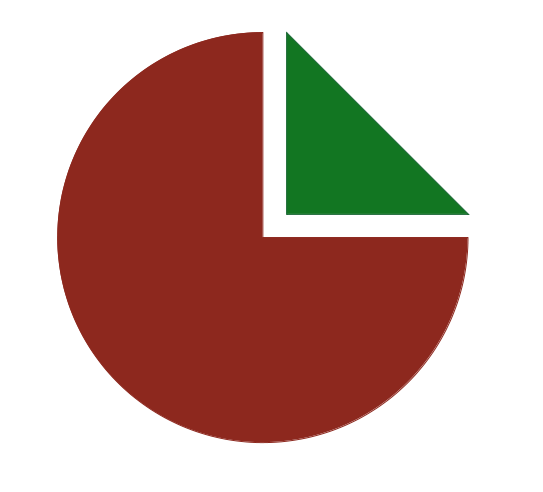
#> input picture Dec25_CV/circle.png, 543 x 492 px
$ jupyter execute 09_Corner_Detection.ipynb
#> lines starting #> are read from the running program, lines starting #| are printed output that depends on the picture
[cell 1]
import matplotlib.pyplot as plt
import cv2
import numpy as np

[cell 2]
img = cv2.imread('circle.png')
#> img is the input picture: shape (492, 543, 3); mean B, G, R 157.1, 166.1, 197.5
img = cv2.cvtColor(img, cv2.COLOR_BGR2RGB)

[cell 3]
gray = cv2.cvtColor(img, cv2.COLOR_BGR2GRAY)
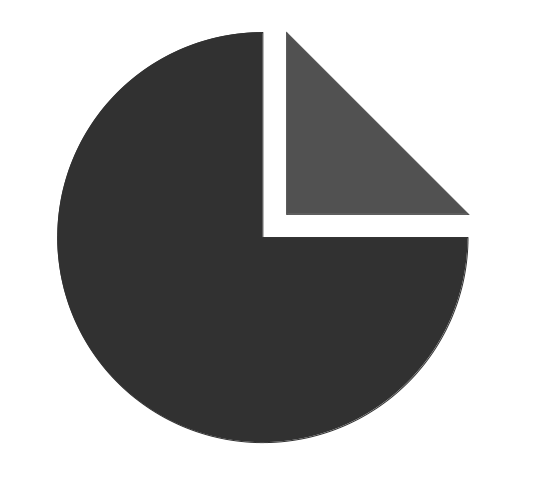
#> gray: shape (492, 543); min 49, max 255, mean 167.1
gray = np.float32(gray)

# Detect Coreners
# Parameters: src, blockSize, ksize, k
dst = cv2.cornerHarris(gray, 2, 3, 0.02)
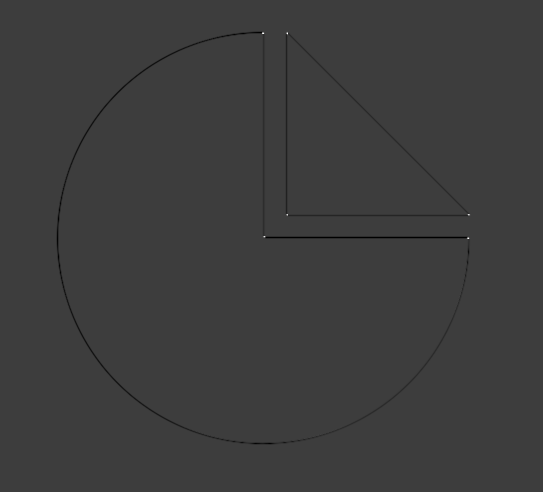
#> dst: shape (492, 543) float32; min -34982428, max 110771608, mean -189740.6; drawn with min black and max white

# Dilate corner image to enhance corner points
dst = cv2.dilate(dst, None)
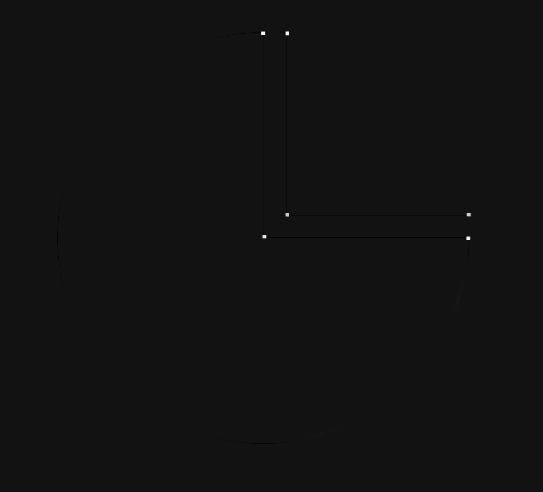
#> dst: shape (492, 543) float32; min -8490908, max 110771608, mean 14345.7; drawn with min black and max white

[cell 4]
plt.figure(figsize=(16,9))
plt.subplot(1,2,1)
plt.imshow(img)
plt.grid()
plt.title("Original Image " + str(img.shape))
plt.subplot(1,2,2)
plt.title('Corners' + str(dst.shape) )
plt.imshow(dst, cmap = 'gray')
plt.grid()
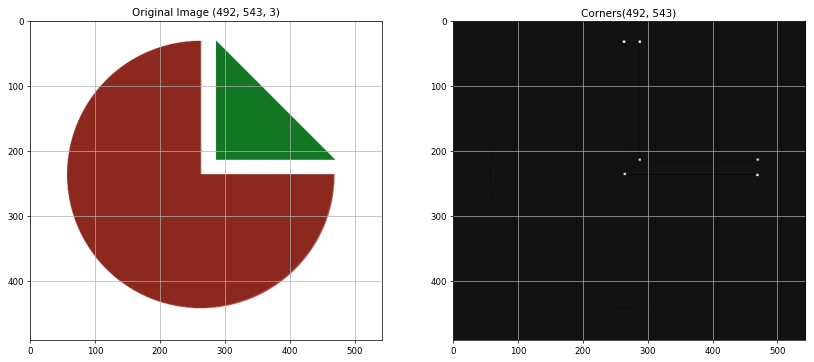
#> figure drawn by matplotlib, 2 panels
